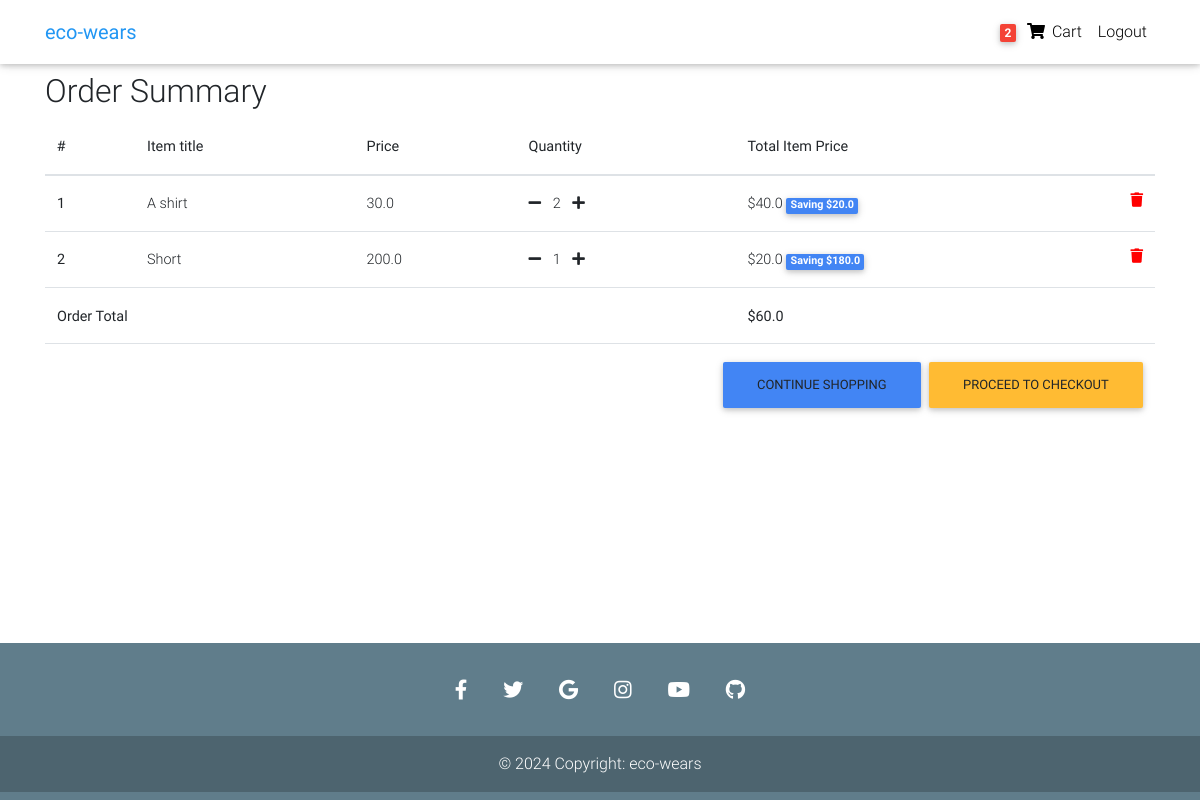
Page /order-summary/ (signed in) on the committed database.
### core/models.py (models this page shows, shortened)
class Order(models.Model):
    user = models.ForeignKey(settings.AUTH_USER_MODEL,
                             on_delete=models.CASCADE)
    ref_code = models.CharField(max_length=20, blank=True, null=True)
    items = models.ManyToManyField(OrderItem)
    start_date = models.DateTimeField(auto_now_add=True)
    ordered_date = models.DateTimeField()
    ordered = models.BooleanField(default=False)
    shipping_address = models.ForeignKey(
        'Address', related_name='shipping_address', on_delete=models.SET_NULL, blank=True, null=True)
    billing_address = models.ForeignKey(
        'Address', related_name='billing_address', on_delete=models.SET_NULL, blank=True, null=True)
    payment = models.ForeignKey(
        'Payment', on_delete=models.SET_NULL, blank=True, null=True)
    coupon = models.ForeignKey(
        'Coupon', on_delete=models.SET_NULL, blank=True, null=True)
    being_delivered = models.BooleanField(default=False)
    received = models.BooleanField(default=False)
    refund_requested = models.BooleanField(default=False)
    refund_granted = models.BooleanField(default=False)
    '''
    1. Item added to cart
    2. Adding a billing address
    (Failed checkout)
    3. Payment
    (Preprocessing, processing, packaging etc.)
    4. Being delivered
    5. Received
    6. Refunds
    '''
    def get_total(self):
        total = 0
        for order_item in self.items.all():
            total += order_item.get_final_price()
        if self.coupon:
            total -= self.coupon.amount
        return total

class OrderItem(models.Model):
    user = models.ForeignKey(settings.AUTH_USER_MODEL,
                             on_delete=models.CASCADE)
    ordered = models.BooleanField(default=False)
    item = models.ForeignKey(Item, on_delete=models.CASCADE)
    quantity = models.IntegerField(default=1)
    def get_total_item_price(self):
        return self.quantity * self.item.price
    def get_total_discount_item_price(self):
        return self.quantity * self.item.discount_price
    def get_amount_saved(self):
        return self.get_total_item_price() - self.get_total_discount_item_price()
    def get_final_price(self):
        if self.item.discount_price:
            return self.get_total_discount_item_price()
        return self.get_total_item_price()

class Item(models.Model):
    title = models.CharField(max_length=100)
    price = models.FloatField()
    discount_price = models.FloatField(blank=True, null=True)
    category = models.CharField(choices=CATEGORY_CHOICES, max_length=2)
    label = models.CharField(choices=LABEL_CHOICES, max_length=1)
    slug = models.SlugField()
    description = models.TextField()
    image = models.ImageField()

### core/views.py (the view)
# urls.py: path('order-summary/', OrderSummaryView.as_view(), name='order-summary'),
class OrderSummaryView(LoginRequiredMixin, View):
    def get(self, *args, **kwargs):
        try:
            order = Order.objects.get(user=self.request.user, ordered=False)
            context = {
                'object': order
            }
            return render(self.request, 'order_summary.html', context)
        except ObjectDoesNotExist:
            messages.warning(self.request, "You do not have an active order")
            return redirect("/")

### core/templatetags/cart_template_tags.py (called while the page is built)
@register.filter
def cart_item_count(user):
    if user.is_authenticated:
        qs = Order.objects.filter(user=user, ordered=False)
        if qs.exists():
            return qs[0].items.count()
    return 0

### templates/order_summary.html (shortened to what this page needs)
{% extends "base.html" %}
{% block content %}
  <main>
    <div class="container">
    <div class="table-responsive text-nowrap">
    <h2>Order Summary</h2>
    <table class="table">
        <thead>
        <tr>
            <th scope="col">#</th>
            <th scope="col">Item title</th>
            <th scope="col">Price</th>
            <th scope="col">Quantity</th>
            <th scope="col">Total Item Price</th>
        </tr>
        </thead>
        <tbody>
        {% for order_item in object.items.all %}
        <tr>
            <th scope="row">{{ forloop.counter }}</th>
            <td>{{ order_item.item.title }}</td>
            <td>{{ order_item.item.price }}</td>
            <td>
                <a href="{% url 'core:remove-single-item-from-cart' order_item.item.slug %}"><i class="fas fa-minus mr-2"></i></a>
                {{ order_item.quantity }}
                <a href="{% url 'core:add-to-cart' order_item.item.slug %}"><i class="fas fa-plus ml-2"></i></a>
            </td>
            <td>
            {% if order_item.item.discount_price %}
                ${{ order_item.get_total_discount_item_price }}
                <span class="badge badge-primary">Saving ${{ order_item.get_amount_saved }}</span>
            {% else %}
                ${{ order_item.get_total_item_price }}
            {% endif %}
            <a style='color: red;' href="{% url 'core:remove-from-cart' order_item.item.slug %}">
                <i class="fas fa-trash float-right"></i>
            </a>
            </td>
        </tr>
        {% endfor %}
        {% if object.get_total %}
        <tr>
            <td colspan="4"><b>Order Total</b></td>
            <td><b>${{ object.get_total }}</b></td>
        </tr>
        <tr>
            <td colspan="5">
            <a class='btn btn-warning float-right ml-2' href='/checkout/'>Proceed to checkout</a>
            <a class='btn btn-primary float-right' href='/'>Continue shopping</a>
            </td>
        </tr>
        {% endif %}
        </tbody>
    </table>
    </div>
    </div>
  </main>
{% endblock content %}

### templates/base.html (shortened to what this page needs)
{% load static %}
<!DOCTYPE html>
<html lang="en">
<head>
  <link rel="stylesheet" href="https://use.fontawesome.com/releases/v5.8.1/css/all.css">
  <link href="{% static 'css/bootstrap.min.css' %}" rel="stylesheet">
  <link href="{% static 'css/mdb.min.css' %}" rel="stylesheet">
  <link href="{% static 'css/style.min.css' %}" rel="stylesheet">
</head>
{% include "navbar.html" %}
<body style="min-height: 100vh; display: flex; flex-direction: column">
    <div class="mt-5 pt-4">
    </div>
    {% block content %}
    {% endblock content %}
    {% include "footer.html" %}
</body>
</html>

### templates/navbar.html (shortened to what this page needs)
{% load cart_template_tags %}
<nav
  class="navbar fixed-top navbar-expand-lg navbar-light white bg-white scrolling-navbar"
>
  <div class="container">
    <a class="navbar-brand waves-effect" href="/">
      <strong class="blue-text">eco-wears</strong>
    </a>
    <div class="collapse navbar-collapse" id="navbarSupportedContent">
      <ul class="navbar-nav nav-flex-icons">
        {% if request.user.is_authenticated %}
        <li class="nav-item">
          <a
            href="{% url 'core:order-summary' %}"
            class="nav-link waves-effect"
          >
            <span class="badge red z-depth-1 mr-1">
              {{ request.user|cart_item_count }}
            </span>
            <i class="fas fa-shopping-cart"></i>
            <span class="clearfix d-none d-sm-inline-block"> Cart </span>
          </a>
        </li>
        <li class="nav-item">
          <a class="nav-link waves-effect" href="{% url 'account_logout' %}">
            <span class="clearfix d-none d-sm-inline-block"> Logout </span>
          </a>
        </li>
        {% endif %}
      </ul>
    </div>
  </div>
</nav>

### templates/footer.html (shortened to what this page needs)
<footer class="text-center text-white mt-4 pt-4 pb-2" style="background-color: #607D8B; margin-top: auto !important;">
  <div class="container">
    <section class="mb-3">
      <a
        class="btn-link btn-floating btn-lg text-white"
        href="#!"
        role="button"
        data-mdb-ripple-color="dark"
        ><i class="fab fa-facebook-f"></i
      ></a>
      <a
        class="btn-link btn-floating btn-lg text-white"
        href="#!"
        role="button"
        data-mdb-ripple-color="dark"
        ><i class="fab fa-twitter"></i
      ></a>
      <a
        class="btn-link btn-floating btn-lg text-white"
        href="#!"
        role="button"
        data-mdb-ripple-color="dark"
        ><i class="fab fa-google"></i
      ></a>
      <a
        class="btn-link btn-floating btn-lg text-white"
        href="#!"
        role="button"
        data-mdb-ripple-color="dark"
        ><i class="fab fa-instagram"></i
      ></a>
      <a
        class="btn-link btn-floating btn-lg text-white"
        href="#!"
        role="button"
        data-mdb-ripple-color="dark"
        ><i class="fab fa-youtube"></i
      ></a>
      <a
        class="btn-link btn-floating btn-lg text-white"
        href="#!"
        role="button"
        data-mdb-ripple-color="dark"
        ><i class="fab fa-github"></i
      ></a>
    </section>
  </div>
  <div class="text-center p-3" style="background-color: rgba(0, 0, 0, 0.2); text-color: #E0E0E0">
    © 2024 Copyright:
    <a class="text-white" href="">eco-wears</a>
  </div>
</footer>

### templates/scripts.html (shortened to what this page needs)
{% load static %}

### templates/base.html (style rules this page uses)
html, body, header, .carousel { height: 60vh; }

### rows in the picture
OrderItem: item "A shirt", item.price "30.0", quantity "2", get_total_discount_item_price "40.0", get_amount_saved "20.0"
OrderItem: item "Short", item.price "200.0", quantity "1", get_total_discount_item_price "20.0", get_amount_saved "180.0"
Order: get_total "60.0"

### other values in the picture
{{ request.user|cart_item_count }} "2"
